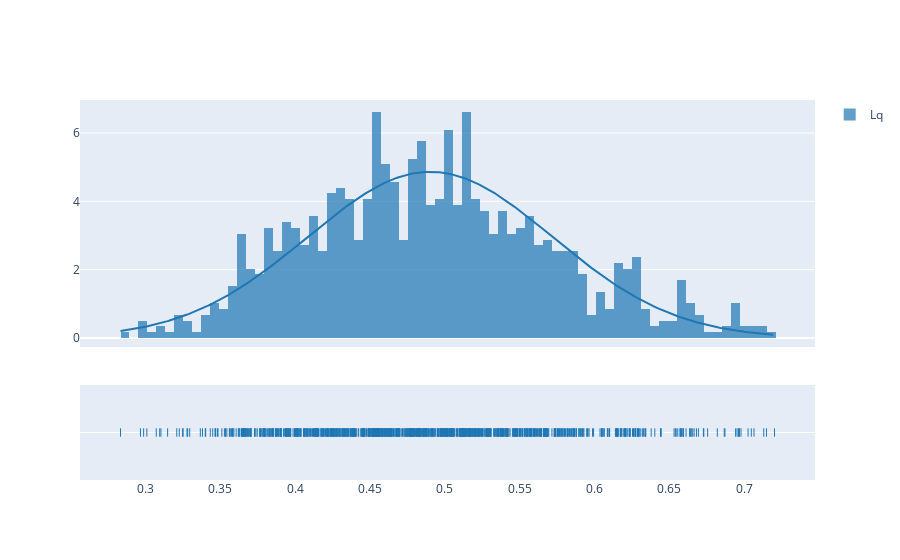

Write notebook code for a chart like this one.
### Markdown cell above
### Remoção de  outliers

### Code cell
data_without_outliers = remove_outliers(data_ic['Lq']['Amostras'])
fig = ff.create_distplot([data_without_outliers], ['Lq'], curve_type='normal', bin_size=0.006)
fig.show()

### Figure 1 — Plotly figure (JSON) as saved in the notebook; plotly's stock layout.template omitted (floating-point values rounded to 4 significant figures; data arrays with more than 128 entries replaced by an {"elided": "..."} marker saying what was removed)
{"data": [{"autobinx": false, "histnorm": "probability density", "legendgroup": "Lq", "marker": {"color": "rgb(31, 119, 180)"}, "name": "Lq", "opacity": 0.7, "type": "histogram", "x": {"elided": "984 float values"}, "xaxis": "x", "xbins": {"end": 0.7202, "size": 0.006, "start": 0.2833}, "yaxis": "y"}, {"legendgroup": "Lq", "marker": {"color": "rgb(31, 119, 180)"}, "mode": "lines", "name": "Lq", "showlegend": false, "type": "scatter", "x": {"elided": "500 float values"}, "xaxis": "x", "y": {"elided": "500 float values"}, "yaxis": "y"}, {"legendgroup": "Lq", "marker": {"color": "rgb(31, 119, 180)", "symbol": "line-ns-open"}, "mode": "markers", "name": "Lq", "showlegend": false, "type": "scatter", "x": {"elided": "984 float values"}, "xaxis": "x", "y": {"elided": "984 str values"}, "yaxis": "y2"}], "layout": {"barmode": "overlay", "hovermode": "closest", "legend": {"traceorder": "reversed"}, "xaxis": {"anchor": "y2", "domain": [0, 1], "zeroline": false}, "yaxis": {"anchor": "free", "domain": [0.35, 1], "position": 0}, "yaxis2": {"anchor": "x", "domain": [0, 0.25], "dtick": 1, "showticklabels": false}}}
